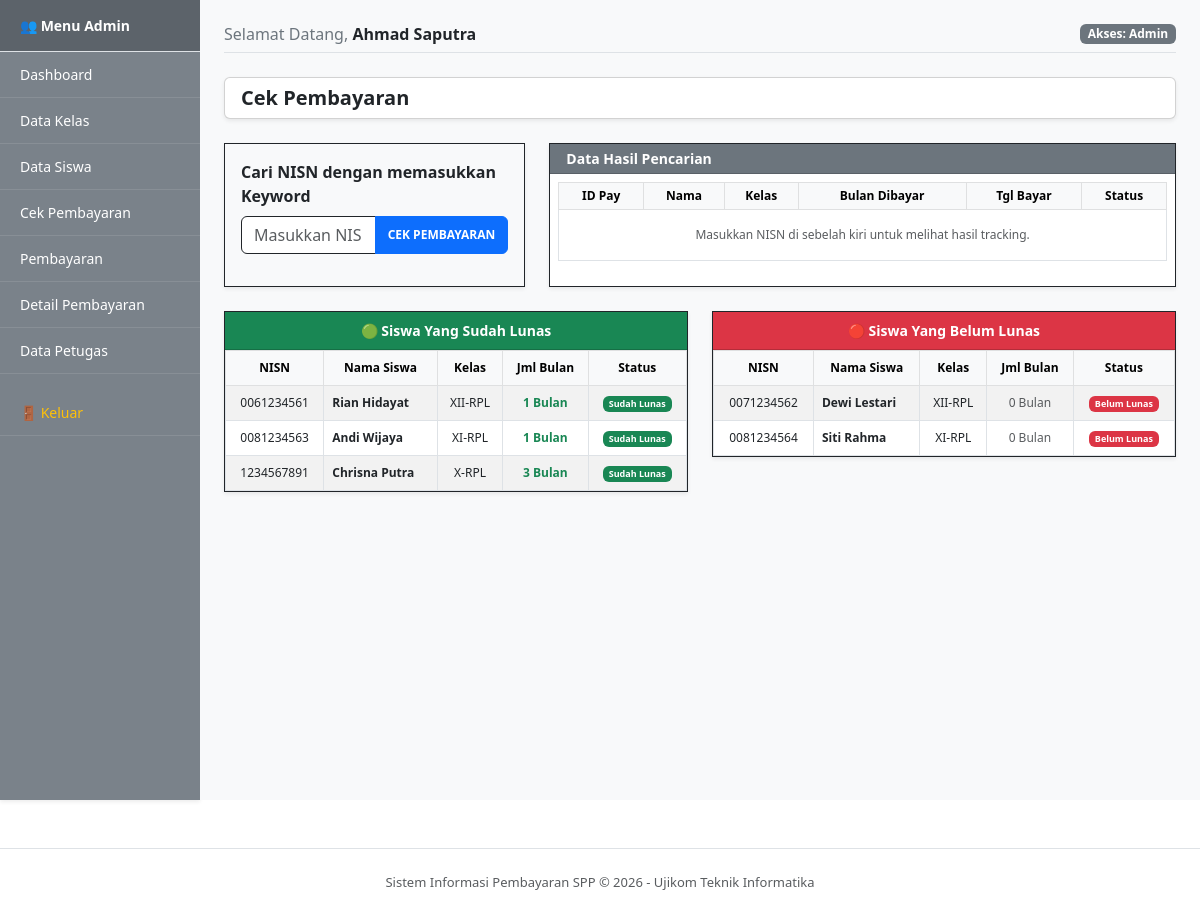
Screenshot of /petugas/cek_pembayaran.php (signed in) with the database file from the repository.
### tables this page shows
CREATE TABLE `tb_siswa` (
  `nisn` varchar(10) NOT NULL,
  `nis` varchar(8) NOT NULL,
  `nama` varchar(50) NOT NULL,
  `id_kelas` varchar(11) NOT NULL,
  `nama_kelas` varchar(10) NOT NULL,
  `alamat` text NOT NULL,
  `no_telp` varchar(13) NOT NULL,
  `id_spp` varchar(40) NOT NULL
);

CREATE TABLE `tb_kelas` (
  `id_kelas` varchar(11) NOT NULL,
  `nama_kelas` varchar(10) NOT NULL,
  `komp_keahlian` varchar(50) NOT NULL
);

### petugas/cek_pembayaran.php (the view, shortened to what this page needs)
<?php
include '../layouts/header.php';
include '../config/koneksi.php';
$keyword_nisn = "";
$query_lunas  = null;
$all_lunas = mysqli_query($koneksi, "SELECT tb_pembayaran.nisn, SUM(tb_pembayaran.jumlah_bulan) AS total_bulan, tb_siswa.nama, tb_kelas.nama_kelas
                                     FROM tb_pembayaran
                                     INNER JOIN tb_siswa ON tb_pembayaran.nisn = tb_siswa.nisn
                                     INNER JOIN tb_kelas ON tb_siswa.id_kelas = tb_kelas.id_kelas
                                     WHERE tb_pembayaran.status = 'Sudah Lunas'
                                     GROUP BY tb_pembayaran.nisn");
$all_belum = mysqli_query($koneksi, "SELECT tb_siswa.*, tb_kelas.nama_kelas
                                     FROM tb_siswa
                                     INNER JOIN tb_kelas ON tb_siswa.id_kelas = tb_kelas.id_kelas
                                     WHERE tb_siswa.nisn NOT IN (SELECT nisn FROM tb_pembayaran WHERE status='Sudah Lunas')");
?>
<div class="row">
    <div class="col-md-12">
        <div class="card card-body bg-white mb-4 shadow-sm py-2">
            <h5 class="text-dark fw-bold mb-0">Cek Pembayaran</h5>
        </div>
        <div class="row mb-4">
            <div class="col-md-4">
                <div class="card shadow-sm border-dark rounded-0">
                    <div class="card-body bg-light">
                        <form action="" method="POST">
                            <div class="mb-3">
                                <label class="form-label fw-semibold">Cari NISN dengan memasukkan Keyword</label>
                                <div class="input-group">
                                    <input type="text" name="input_nisn" class="form-control border-dark" placeholder="Masukkan NISN..." value="<?= $keyword_nisn; ?>" required>
                                    <button type="submit" name="tombol_cek" class="btn btn-primary fw-bold" style="font-size: 12px;">CEK PEMBAYARAN</button>
                                </div>
                            </div>
                        </form>
                    </div>
                </div>
            </div>
            <div class="col-md-8">
                <div class="card shadow-sm border-dark rounded-0 h-100">
                    <div class="card-header bg-secondary text-white fw-bold rounded-0 py-1" style="font-size: 14px;">
                        Data Hasil Pencarian
                    </div>
                    <div class="card-body bg-white p-2">
                        <div class="table-responsive">
                            <table class="table table-sm table-bordered mb-0 align-middle" style="font-size: 12px;">
                                <thead class="table-light text-center">
                                    <tr>
                                        <th>ID Pay</th>
                                        <th>Nama</th>
                                        <th>Kelas</th>
                                        <th>Bulan Dibayar</th>
                                        <th>Tgl Bayar</th>
                                        <th>Status</th>
                                    </tr>
                                </thead>
                                <tbody>
                                    <?php if ($query_lunas === null) : ?>
                                        <tr><td colspan="6" class="text-center text-muted py-3">Masukkan NISN di sebelah kiri untuk melihat hasil tracking.</td></tr>
                                    <?php elseif (mysqli_num_rows($query_lunas) == 0) : ?>
                                        <tr><td colspan="6" class="text-center text-danger py-3">Siswa dengan NISN ini belum memiliki riwayat lunas.</td></tr>
                                    <?php endif; ?>
                                </tbody>
                            </table>
                        </div>
                    </div>
                </div>
            </div>
        </div>
        <div class="row">
            <div class="col-md-6 mb-4">
                <div class="card shadow-sm border-dark rounded-0">
                    <div class="card-header bg-success text-white fw-bold rounded-0 py-2 text-center" style="font-size: 14px;">
                        🟢 Siswa Yang Sudah Lunas
                    </div>
                    <div class="card-body p-0">
                        <table class="table table-striped table-bordered mb-0 align-middle" style="font-size: 12px;">
                            <thead class="table-light text-center">
                                <tr>
                                    <th>NISN</th>
                                    <th>Nama Siswa</th>
                                    <th>Kelas</th>
                                    <th>Jml Bulan</th>
                                    <th>Status</th>
                                </tr>
                            </thead>
                            <tbody>
                                <?php if (mysqli_num_rows($all_lunas) == 0) : ?>
                                    <tr><td colspan="5" class="text-center text-muted py-3">Belum ada siswa yang lunas.</td></tr>
                                <?php else : ?>
                                    <?php while($l = mysqli_fetch_assoc($all_lunas)): ?>
                                    <tr>
                                        <td class="text-center"><?= $l['nisn']; ?></td>
                                        <td><strong><?= $l['nama']; ?></strong></td>
                                        <td class="text-center"><?= $l['nama_kelas']; ?></td>
                                        <td class="text-center fw-bold text-success"><?= $l['total_bulan']; ?> Bulan</td>
                                        <td class="text-center"><span class="badge bg-success">Sudah Lunas</span></td>
                                    </tr>
                                    <?php endwhile; ?>
                                <?php endif; ?>
                            </tbody>
                        </table>
                    </div>
                </div>
            </div>
            <div class="col-md-6 mb-4">
                <div class="card shadow-sm border-dark rounded-0">
                    <div class="card-header bg-danger text-white fw-bold rounded-0 py-2 text-center" style="font-size: 14px;">
                        🔴 Siswa Yang Belum Lunas
                    </div>
                    <div class="card-body p-0">
                        <table class="table table-striped table-bordered mb-0 align-middle" style="font-size: 12px;">
                            <thead class="table-light text-center">
                                <tr>
                                    <th>NISN</th>
                                    <th>Nama Siswa</th>
                                    <th>Kelas</th>
                                    <th>Jml Bulan</th>
                                    <th>Status</th>
                                </tr>
                            </thead>
                            <tbody>
                                <?php if (mysqli_num_rows($all_belum) == 0) : ?>
                                    <tr><td colspan="5" class="text-center text-muted py-3">Semua siswa sudah lunas.</td></tr>
                                <?php else : ?>
                                    <?php while($b = mysqli_fetch_assoc($all_belum)): ?>
                                    <tr>
                                        <td class="text-center"><?= $b['nisn']; ?></td>
                                        <td><strong><?= $b['nama']; ?></strong></td>
                                        <td class="text-center"><?= $b['nama_kelas']; ?></td>
                                        <td class="text-center text-muted">0 Bulan</td>
                                        <td class="text-center"><span class="badge bg-danger">Belum Lunas</span></td>
                                    </tr>
                                    <?php endwhile; ?>
                                <?php endif; ?>
                            </tbody>
                        </table>
                    </div>
                </div>
            </div>
        </div>
    </div>
</div>
<?php
include '../layouts/footer.php';
?>

### rows the page displays
tb_siswa: nisn "0071234562", nama "Dewi Lestari", id_kelas.nama_kelas "XII-RPL"
tb_siswa: nisn "0081234564", nama "Siti Rahma", id_kelas.nama_kelas "XI-RPL"

### other values shown
$_SESSION['nama_petugas'] "Ahmad Saputra"
$_SESSION['level'] "Admin"
$l['nisn'] "0061234561"
$l['nama'] "Rian Hidayat"
$l['nama_kelas'] "XII-RPL"
$l['total_bulan'] "1"
$l['nisn'] "0081234563"
$l['nama'] "Andi Wijaya"
$l['nama_kelas'] "XI-RPL"
$l['nisn'] "1234567891"
$l['nama'] "Chrisna Putra"
$l['nama_kelas'] "X-RPL"
$l['total_bulan'] "3"
